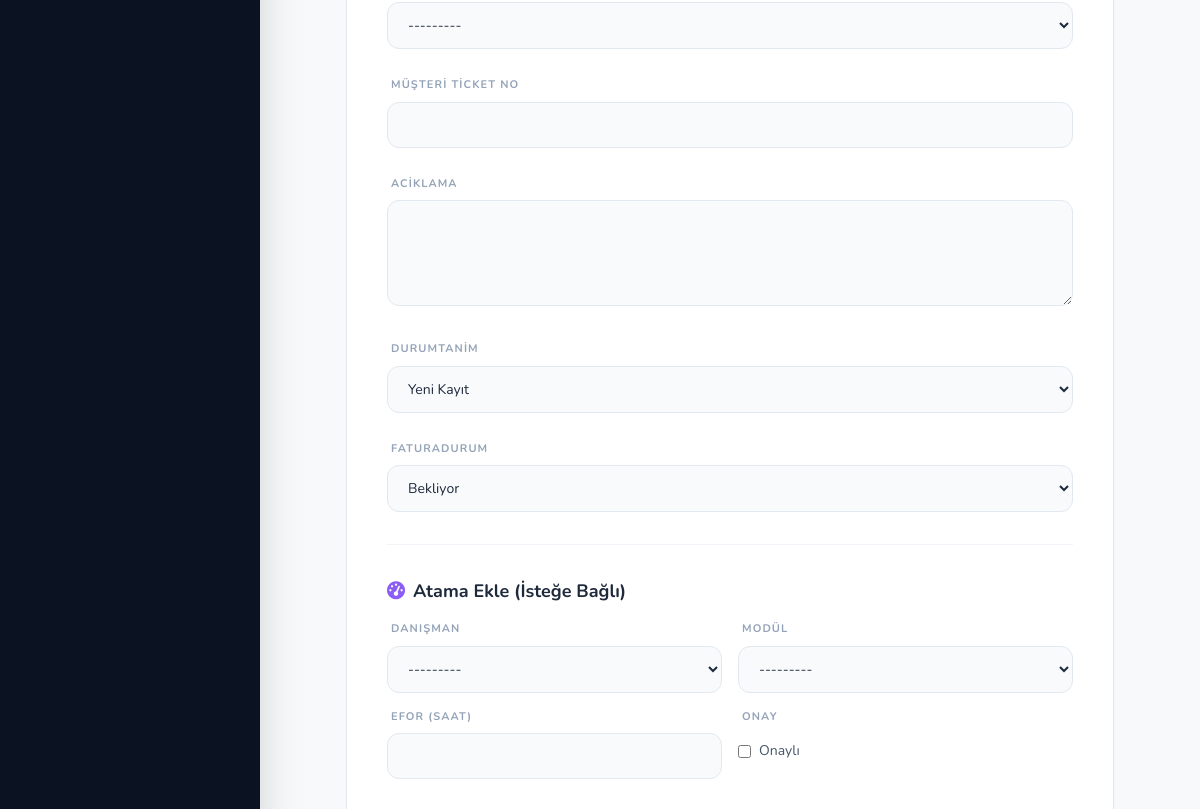
The page /ticketlar/ekle/ (signed in, middle part) on the database as committed earlier.
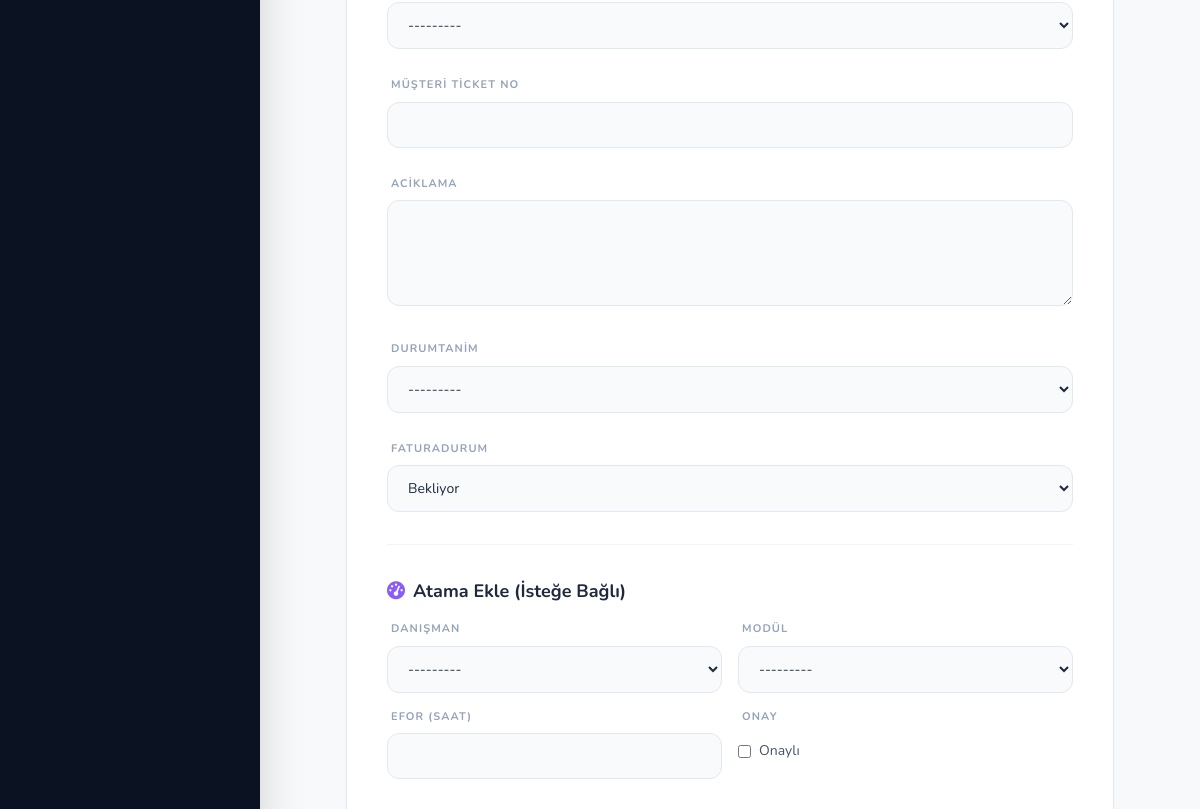
The same page on the database as committed later.
### ticket/models.py (models this page shows)
class statu(models.Model):
    durumtanim = models.CharField(max_length=70, null=True, unique=True)
    def __str__(self):
        return f"{self.durumtanim}"

### ticket/views.py (the view)
# urls.py: path('ticketlar/ekle/', ticket_views.ticket_ekle, name='ticket_ekle'),
def ticket_ekle(request):
    if request.method == "POST":
        form = TicketForm(request.POST, user=request.user, is_creation=True)
        aktivite_form = TicketIciAktiviteForm(request.POST)
        efor_form = TicketIciEforForm(request.POST)
        if form.is_valid():
            yeni_ticket = form.save(commit=False)
            if not yeni_ticket.durumtanim:
                from .models import statu
                statu_obj = statu.objects.filter(durumtanim="Yeni Talep").first()
                if statu_obj:
                    yeni_ticket.durumtanim = statu_obj
            yeni_ticket.save()
            form.save_m2m()
            if aktivite_form.is_valid() and (aktivite_form.cleaned_data.get('aciklama') or aktivite_form.cleaned_data.get('time')):
                yeni_aktivite = aktivite_form.save(commit=False)
                yeni_aktivite.ticketno = yeni_ticket
                yeni_aktivite.save()
                if yeni_aktivite.danisman:
                    yeni_ticket.danisman.add(yeni_aktivite.danisman)
            if efor_form.is_valid() and (efor_form.cleaned_data.get('efor') or efor_form.cleaned_data.get('danisman')):
                yeni_efor = efor_form.save(commit=False)
                yeni_efor.ticketno = yeni_ticket
                yeni_efor.save()
                if yeni_efor.danisman:
                    yeni_ticket.danisman.add(yeni_efor.danisman)
            return redirect('ticket_listesi')
    else:
        form = TicketForm(initial={'faturadurum': 'Bekliyor'}, user=request.user, is_creation=True)
        aktivite_form = TicketIciAktiviteForm()
        efor_form = TicketIciEforForm()
    return render(request, 'ticket_ekle.html', {
        'form': form,
        'aktivite_form': aktivite_form,
        'efor_form': efor_form
    })

### destekturu/models.py (called while the page is built)
    def __str__(self):
        return f"{self.kod} {self.definition}"

    def __str__(self):
        return f"{self.kod} {self.tanim}"

### modul/models.py (called while the page is built)
    def __str__(self):
        return f"{self.program}-{self.isim}"

    def __str__(self):
        return f"{self.isim}"

### muhatap/models.py (called while the page is built)
    def __str__(self):
        return f"{self.unvan}   "

### sozlesme/models.py (called while the page is built)
    def __str__(self):
        return self.tanim

    def __str__(self):
        return f"{self.sozlesmeno} {self.tip}  {self.tanim} {str(self.muhatap)}"

### ticket/models.py (called while the page is built)
    def __str__(self):
        return f"{self.faturadurum}"

### templates/ticket_ekle.html (shortened to what this page needs)
{% extends 'base.html' %}
{% block content %}
<div class="max-w-3xl mx-auto">
    <div class="bg-white border border-slate-200 rounded-3xl shadow-sm overflow-hidden">
        <form method="post" class="p-10 space-y-8">
            <div class="grid grid-cols-1 gap-y-7">
                {% for field in form %}
                <div class="group">
                    <label class="block text-[11px] font-bold text-slate-400 uppercase tracking-widest mb-2 px-1 transition-colors group-focus-within:text-blue-600">
                        {{ field.label }}
                    </label>
                    <div class="relative">
                        {{ field }}
                    </div>
                </div>
                {% endfor %}
            </div>
            <div class="mt-8 border-t border-slate-100 pt-8">
                <h3 class="text-lg font-bold text-slate-800 mb-4"><i class="fa-solid fa-gauge-high mr-2 text-violet-500"></i>Atama Ekle (İsteğe Bağlı)</h3>
                <div class="grid grid-cols-1 md:grid-cols-2 gap-4">
                    {% for field in efor_form %}
                    <div class="group">
                        <label class="block text-[11px] font-bold text-slate-400 uppercase tracking-widest mb-2 px-1 transition-colors group-focus-within:text-violet-600">
                            {{ field.label }}
                        </label>
                        <div class="relative">
                            {% if field.name == 'onay' %}
                                <label class="inline-flex items-center cursor-pointer mt-2">
                                    {{ field }}
                                    <span class="ml-2 text-sm text-slate-600">Onaylı</span>
                                </label>
                            {% else %}
                                {{ field }}
                            {% endif %}
                        </div>
                    </div>
                    {% endfor %}
                </div>
            </div>
        </form>
    </div>
</div>
{% endblock %}

Rows that differ between the two databases and show on the page:
removed statu: form "Yeni Kayıt"
now on this page (row unchanged): statu: form "---------"
